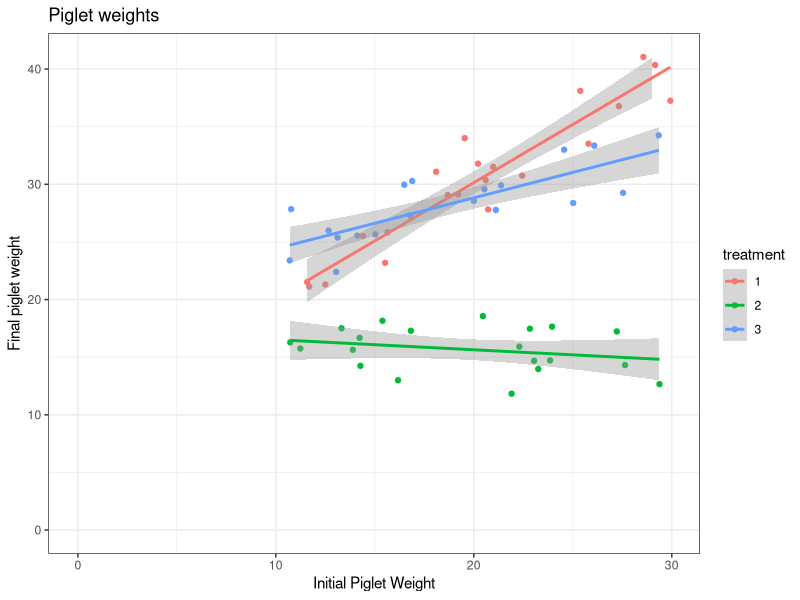

Write R code to recreate this figure.
## ---- chunk 1
knitr::opts_chunk$set(echo = TRUE)
library(tidyverse)
## ---- chunk 2
set.seed(03212022)
total_pigs <- 60
fake_pigs <- tibble(piglet = 1:total_pigs, piglet_weight = runif(total_pigs, min = 10, max = 30))
## ---- chunk 3
tau1 <- 10
tau2 <- 15
tau3 <- 20
beta <- 1
sigma <- 2
## ---- chunk 4
fake_pigs <- fake_pigs %>% 
  mutate(treatment = factor(rep(1:3, total_pigs / 3))) # not a valid CRD
X_matrix <- model.matrix(~factor(treatment) * piglet_weight -1, data = fake_pigs)
param_vec <- c(tau1, tau2, tau3, beta, -1, -.6)
new_Y <- rnorm(total_pigs, mean = X_matrix %*% param_vec, sd = sigma)
fake_pigs <- fake_pigs %>% mutate(Y2 = new_Y)

fake_pigs %>% 
  ggplot(aes(y = Y2, x = piglet_weight, color = treatment)) +
  geom_point() + 
  geom_smooth(method = 'lm', formula = 'y~x') + 
  theme_bw() + xlab('Initial Piglet Weight') +
  ylab('Final piglet weight') +
  ggtitle('Piglet weights') +
  ylim(0, max(new_Y)) + xlim(0, max(fake_pigs$piglet_weight))
